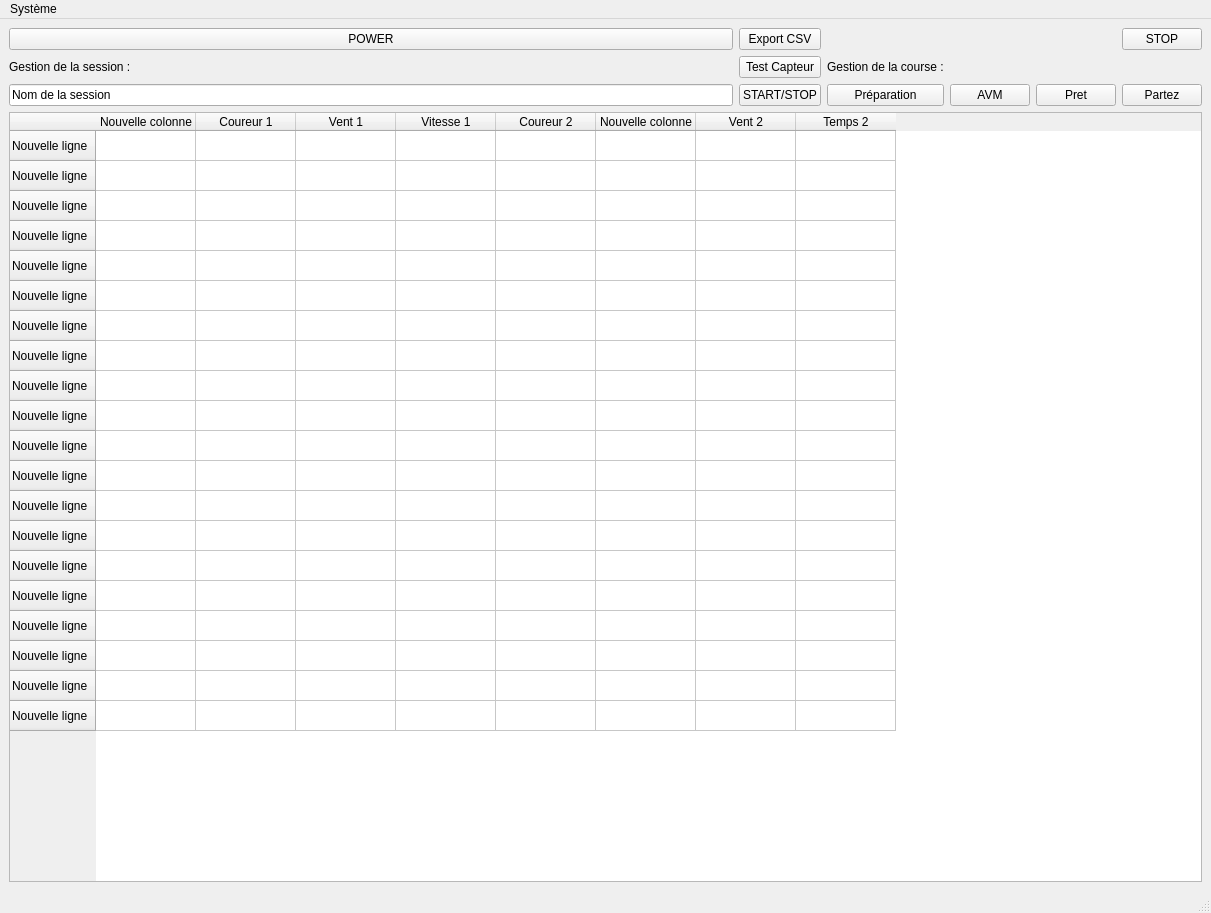
<?xml version="1.0" encoding="UTF-8"?>
<ui version="4.0">
 <class>CIhm</class>
 <widget class="QMainWindow" name="CIhm">
  <property name="geometry">
   <rect>
    <x>0</x>
    <y>0</y>
    <width>1211</width>
    <height>913</height>
   </rect>
  </property>
  <property name="windowTitle">
   <string>CIhm</string>
  </property>
  <widget class="QWidget" name="centralwidget">
   <layout class="QGridLayout" name="gridLayout_4">
    <item row="0" column="0">
     <layout class="QVBoxLayout" name="verticalLayout" stretch="0,1">
      <item>
       <layout class="QGridLayout" name="gridLayout" rowstretch="1,0,0">
        <property name="sizeConstraint">
         <enum>QLayout::SetDefaultConstraint</enum>
        </property>
        <item row="1" column="1">
         <widget class="QPushButton" name="pushButton">
          <property name="text">
           <string>Test Capteur</string>
          </property>
         </widget>
        </item>
        <item row="0" column="0">
         <widget class="QPushButton" name="pushButton_4">
          <property name="text">
           <string>POWER</string>
          </property>
         </widget>
        </item>
        <item row="2" column="3">
         <widget class="QPushButton" name="pushButton_6">
          <property name="text">
           <string>AVM</string>
          </property>
         </widget>
        </item>
        <item row="2" column="4">
         <widget class="QPushButton" name="pushButton_7">
          <property name="text">
           <string>Pret</string>
          </property>
         </widget>
        </item>
        <item row="2" column="2">
         <widget class="QPushButton" name="pushButton_5">
          <property name="text">
           <string>Préparation</string>
          </property>
         </widget>
        </item>
        <item row="2" column="5">
         <widget class="QPushButton" name="pushButton_8">
          <property name="text">
           <string>Partez</string>
          </property>
         </widget>
        </item>
        <item row="2" column="1">
         <widget class="QPushButton" name="pushButton_3">
          <property name="text">
           <string>START/STOP</string>
          </property>
         </widget>
        </item>
        <item row="2" column="0">
         <widget class="QLineEdit" name="lineEdit">
          <property name="text">
           <string>Nom de la session</string>
          </property>
         </widget>
        </item>
        <item row="1" column="2">
         <widget class="QLabel" name="label_2">
          <property name="text">
           <string>Gestion de la course :</string>
          </property>
         </widget>
        </item>
        <item row="0" column="5">
         <widget class="QPushButton" name="pushButton_9">
          <property name="text">
           <string>STOP</string>
          </property>
         </widget>
        </item>
        <item row="1" column="0">
         <widget class="QLabel" name="label">
          <property name="text">
           <string>Gestion de la session :</string>
          </property>
         </widget>
        </item>
        <item row="0" column="1">
         <widget class="QPushButton" name="pushButton_2">
          <property name="text">
           <string>Export CSV</string>
          </property>
         </widget>
        </item>
       </layout>
      </item>
      <item>
       <widget class="QTableWidget" name="tableWidget">
        <property name="sizePolicy">
         <sizepolicy hsizetype="Expanding" vsizetype="Expanding">
          <horstretch>1</horstretch>
          <verstretch>1</verstretch>
         </sizepolicy>
        </property>
        <attribute name="horizontalHeaderStretchLastSection">
         <bool>false</bool>
        </attribute>
        <row>
         <property name="text">
          <string>Nouvelle ligne</string>
         </property>
        </row>
        <row>
         <property name="text">
          <string>Nouvelle ligne</string>
         </property>
        </row>
        <row>
         <property name="text">
          <string>Nouvelle ligne</string>
         </property>
        </row>
        <row>
         <property name="text">
          <string>Nouvelle ligne</string>
         </property>
        </row>
        <row>
         <property name="text">
          <string>Nouvelle ligne</string>
         </property>
        </row>
        <row>
         <property name="text">
          <string>Nouvelle ligne</string>
         </property>
        </row>
        <row>
         <property name="text">
          <string>Nouvelle ligne</string>
         </property>
        </row>
        <row>
         <property name="text">
          <string>Nouvelle ligne</string>
         </property>
        </row>
        <row>
         <property name="text">
          <string>Nouvelle ligne</string>
         </property>
        </row>
        <row>
         <property name="text">
          <string>Nouvelle ligne</string>
         </property>
        </row>
        <row>
         <property name="text">
          <string>Nouvelle ligne</string>
         </property>
        </row>
        <row>
         <property name="text">
          <string>Nouvelle ligne</string>
         </property>
        </row>
        <row>
         <property name="text">
          <string>Nouvelle ligne</string>
         </property>
        </row>
        <row>
         <property name="text">
          <string>Nouvelle ligne</string>
         </property>
        </row>
        <row>
         <property name="text">
          <string>Nouvelle ligne</string>
         </property>
        </row>
        <row>
         <property name="text">
          <string>Nouvelle ligne</string>
         </property>
        </row>
        <row>
         <property name="text">
          <string>Nouvelle ligne</string>
         </property>
        </row>
        <row>
         <property name="text">
          <string>Nouvelle ligne</string>
         </property>
        </row>
        <row>
         <property name="text">
          <string>Nouvelle ligne</string>
         </property>
        </row>
        <row>
         <property name="text">
          <string>Nouvelle ligne</string>
         </property>
        </row>
        <column>
         <property name="text">
          <string>Nouvelle colonne</string>
         </property>
        </column>
        <column>
         <property name="text">
          <string>Coureur 1</string>
         </property>
        </column>
        <column>
         <property name="text">
          <string>Vent 1</string>
         </property>
        </column>
        <column>
         <property name="text">
          <string>Vitesse 1</string>
         </property>
        </column>
        <column>
         <property name="text">
          <string>Coureur 2</string>
         </property>
        </column>
        <column>
         <property name="text">
          <string>Nouvelle colonne</string>
         </property>
        </column>
        <column>
         <property name="text">
          <string>Vent 2</string>
         </property>
        </column>
        <column>
         <property name="text">
          <string>Temps 2</string>
         </property>
        </column>
       </widget>
      </item>
     </layout>
    </item>
   </layout>
  </widget>
  <widget class="QMenuBar" name="menubar">
   <property name="geometry">
    <rect>
     <x>0</x>
     <y>0</y>
     <width>1211</width>
     <height>22</height>
    </rect>
   </property>
   <widget class="QMenu" name="menuSyst_me">
    <property name="title">
     <string>Système</string>
    </property>
    <addaction name="actionRed_marrage"/>
    <addaction name="actionArreter"/>
    <addaction name="actionQuitter"/>
   </widget>
   <addaction name="menuSyst_me"/>
  </widget>
  <widget class="QStatusBar" name="statusbar"/>
  <action name="actionRed_marrage">
   <property name="text">
    <string>Redémarrage</string>
   </property>
  </action>
  <action name="actionArreter">
   <property name="text">
    <string>Arreter</string>
   </property>
  </action>
  <action name="actionQuitter">
   <property name="text">
    <string>Quitter</string>
   </property>
  </action>
 </widget>
 <resources/>
 <connections/>
</ui>
